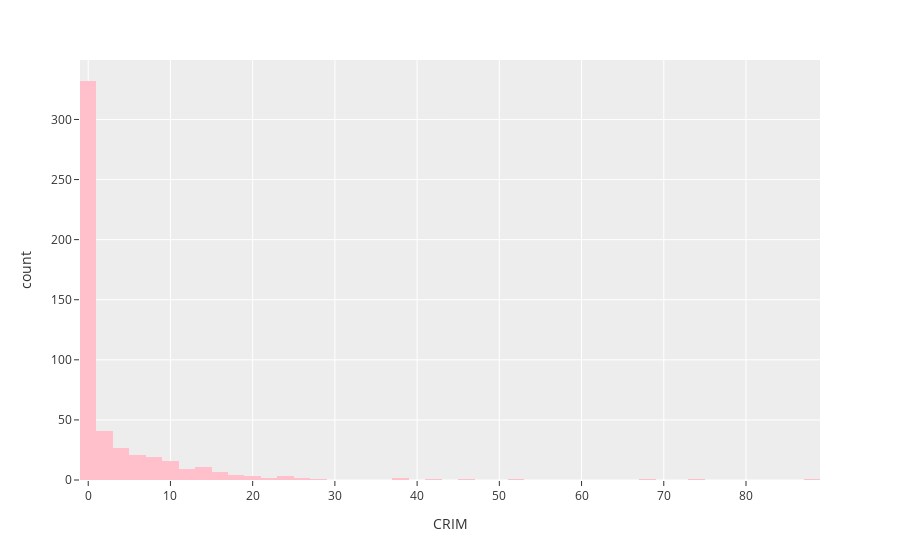
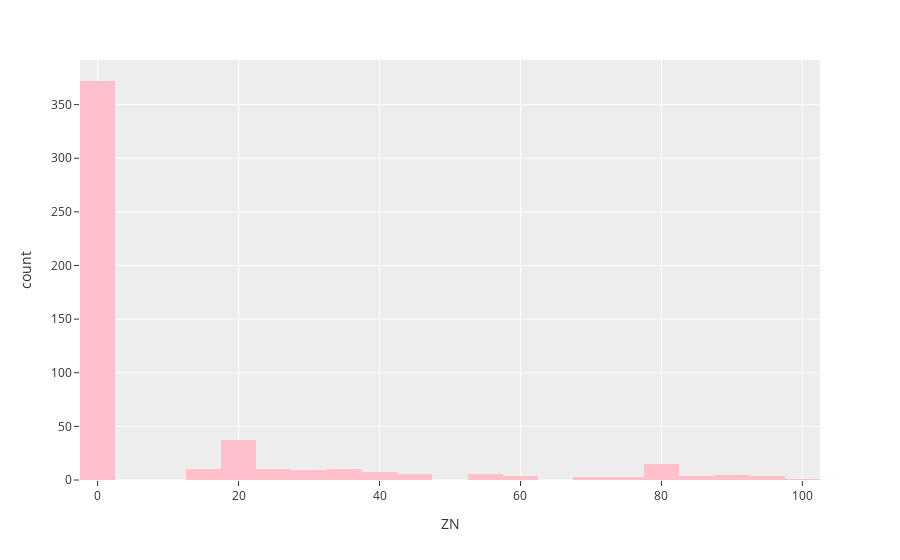
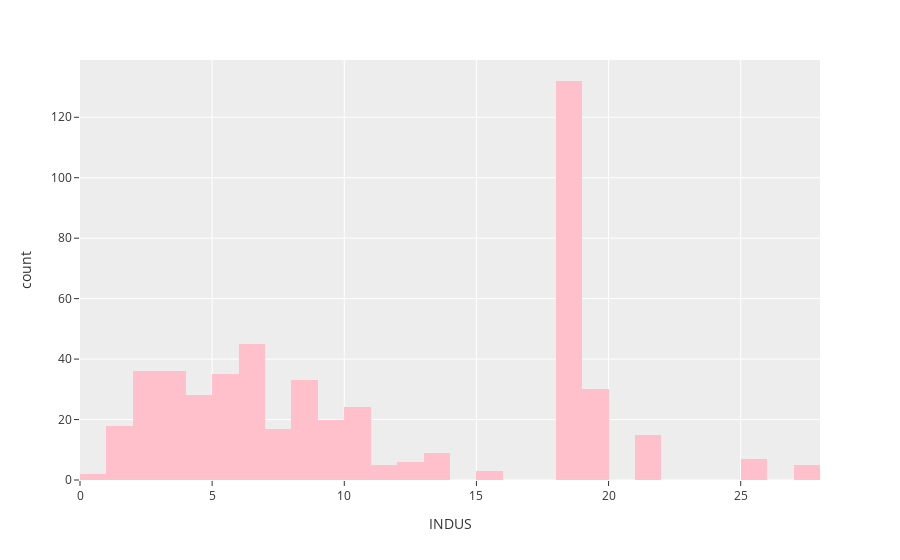
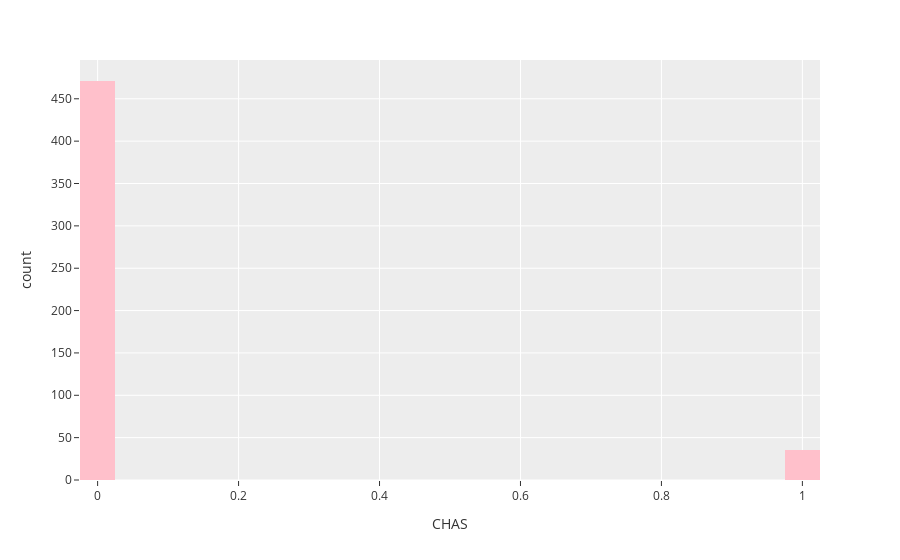

Notebook code cell kept with these figures, in order:
### Code cell
for column in df.columns:
    fig = px.histogram(data_frame=df, x=column, nbins=50, color_discrete_sequence=['pink'], template= 'ggplot2')
    fig.show()

### Figure 1 — Plotly figure (JSON) as saved in the notebook; plotly's stock layout.template omitted (floating-point values rounded to 4 significant figures; data arrays with more than 128 entries replaced by an {"elided": "..."} marker saying what was removed)
{"data": [{"alignmentgroup": "True", "bingroup": "x", "hovertemplate": "CRIM=%{x}<br>count=%{y}<extra></extra>", "legendgroup": "", "marker": {"color": "pink", "pattern": {"shape": ""}}, "name": "", "nbinsx": 50, "offsetgroup": "", "orientation": "v", "showlegend": false, "type": "histogram", "x": {"elided": "506 float values"}, "xaxis": "x", "yaxis": "y"}], "layout": {"barmode": "relative", "legend": {"tracegroupgap": 0}, "margin": {"t": 60}, "xaxis": {"anchor": "y", "domain": [0, 1], "title": {"text": "CRIM"}}, "yaxis": {"anchor": "x", "domain": [0, 1], "title": {"text": "count"}}}}

### Figure 2 — Plotly figure (JSON) as saved in the notebook; plotly's stock layout.template omitted (floating-point values rounded to 4 significant figures; data arrays with more than 128 entries replaced by an {"elided": "..."} marker saying what was removed)
{"data": [{"alignmentgroup": "True", "bingroup": "x", "hovertemplate": "ZN=%{x}<br>count=%{y}<extra></extra>", "legendgroup": "", "marker": {"color": "pink", "pattern": {"shape": ""}}, "name": "", "nbinsx": 50, "offsetgroup": "", "orientation": "v", "showlegend": false, "type": "histogram", "x": {"elided": "506 float values"}, "xaxis": "x", "yaxis": "y"}], "layout": {"barmode": "relative", "legend": {"tracegroupgap": 0}, "margin": {"t": 60}, "xaxis": {"anchor": "y", "domain": [0, 1], "title": {"text": "ZN"}}, "yaxis": {"anchor": "x", "domain": [0, 1], "title": {"text": "count"}}}}

### Figure 3 — Plotly figure (JSON) as saved in the notebook; plotly's stock layout.template omitted (floating-point values rounded to 4 significant figures; data arrays with more than 128 entries replaced by an {"elided": "..."} marker saying what was removed)
{"data": [{"alignmentgroup": "True", "bingroup": "x", "hovertemplate": "INDUS=%{x}<br>count=%{y}<extra></extra>", "legendgroup": "", "marker": {"color": "pink", "pattern": {"shape": ""}}, "name": "", "nbinsx": 50, "offsetgroup": "", "orientation": "v", "showlegend": false, "type": "histogram", "x": {"elided": "506 float values"}, "xaxis": "x", "yaxis": "y"}], "layout": {"barmode": "relative", "legend": {"tracegroupgap": 0}, "margin": {"t": 60}, "xaxis": {"anchor": "y", "domain": [0, 1], "title": {"text": "INDUS"}}, "yaxis": {"anchor": "x", "domain": [0, 1], "title": {"text": "count"}}}}

### Figure 4 — Plotly figure (JSON) as saved in the notebook; plotly's stock layout.template omitted (floating-point values rounded to 4 significant figures; data arrays with more than 128 entries replaced by an {"elided": "..."} marker saying what was removed)
{"data": [{"alignmentgroup": "True", "bingroup": "x", "hovertemplate": "CHAS=%{x}<br>count=%{y}<extra></extra>", "legendgroup": "", "marker": {"color": "pink", "pattern": {"shape": ""}}, "name": "", "nbinsx": 50, "offsetgroup": "", "orientation": "v", "showlegend": false, "type": "histogram", "x": {"elided": "506 int values"}, "xaxis": "x", "yaxis": "y"}], "layout": {"barmode": "relative", "legend": {"tracegroupgap": 0}, "margin": {"t": 60}, "xaxis": {"anchor": "y", "domain": [0, 1], "title": {"text": "CHAS"}}, "yaxis": {"anchor": "x", "domain": [0, 1], "title": {"text": "count"}}}}
